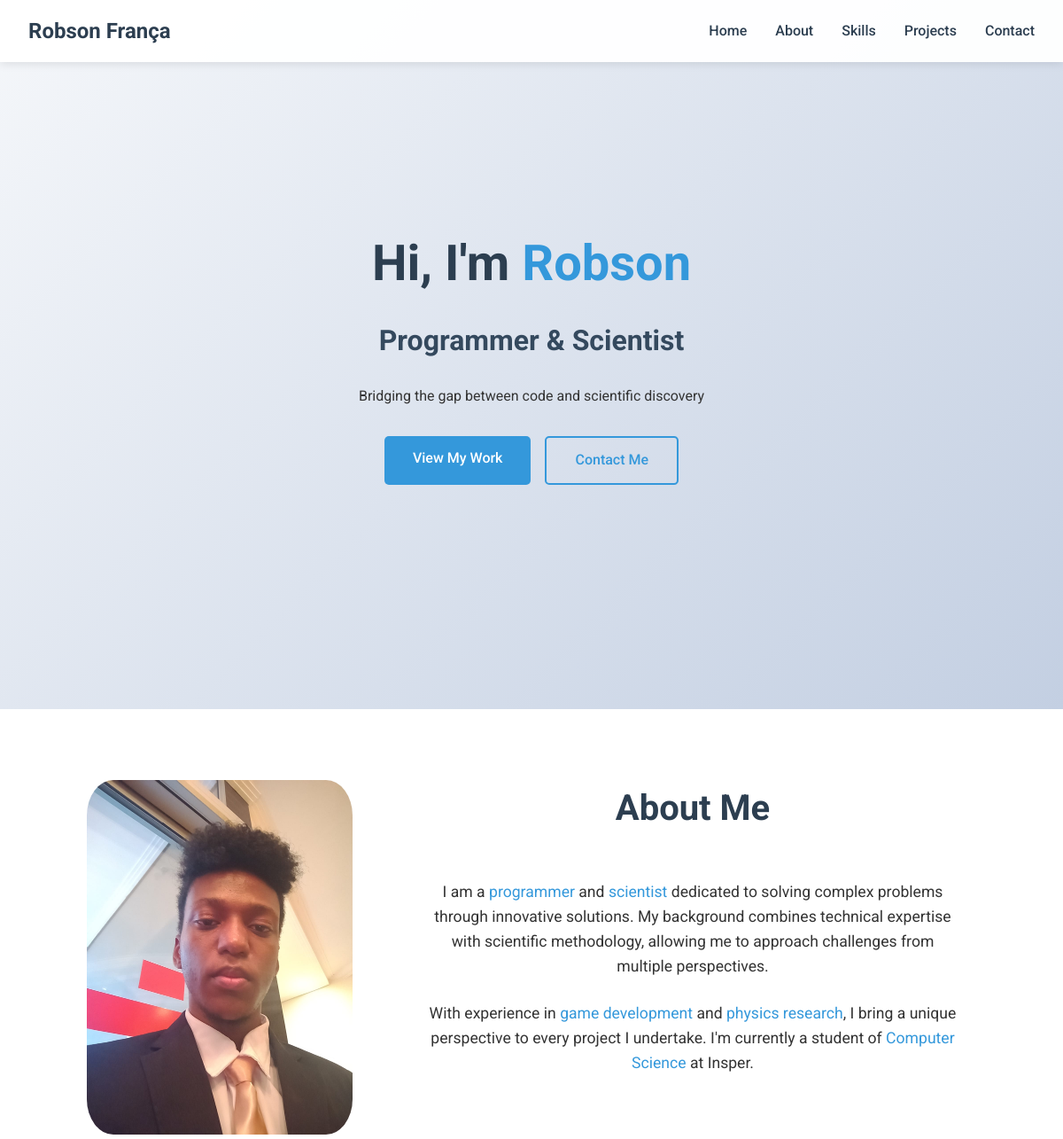
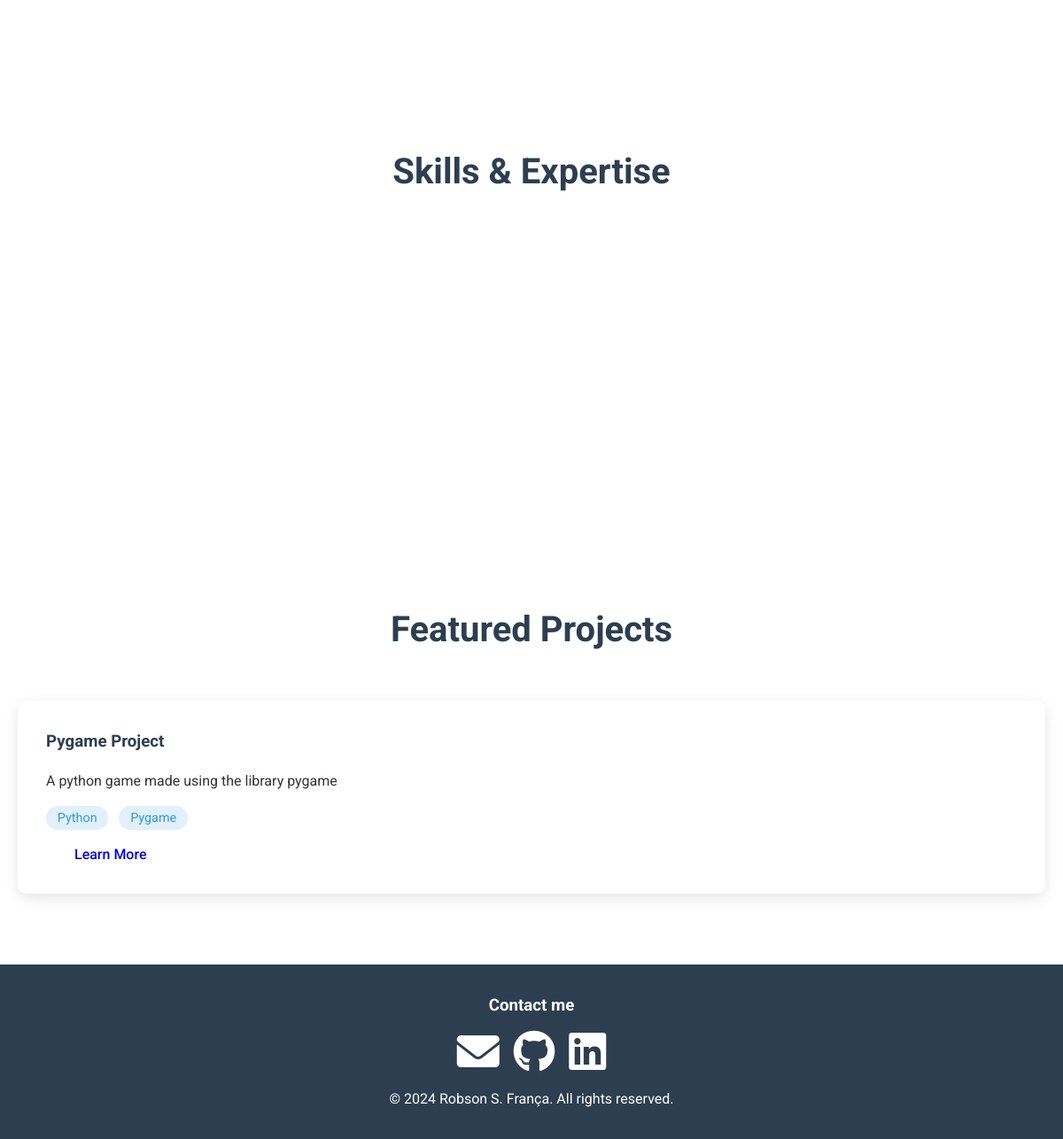
The page / on the database its author committed (2 pictures, top to bottom).
### main_page/models.py (models this page shows, shortened)
class Project(models.Model):
    title = models.CharField(max_length=100)
    description = models.TextField()
    skills = models.ManyToManyField(Skill)
    category = models.CharField(max_length=100)
    overview = models.TextField()
    technical_details = models.TextField()
    key_features = models.ManyToManyField(Feature)
    gallery = models.ImageField(upload_to='project_gallery/', null=True, blank=True)
    challenges_solution = models.TextField()
    results_impact = models.TextField()
    completed_date = models.DateField(default=timezone.now)

class Skill(models.Model):
    name = models.CharField(max_length=100)
    description = models.TextField()
    importance = models.IntegerField(default=0)

### main_page/views.py (the view)
# urls.py: path('', views.index, name='index'),
def index(request):
    projects = Project.objects.all()
    return render(request, 'main_page/index.html', {'projects': projects})

### main_page/templates/main_page/index.html (shortened to what this page needs)
{% extends "main_page/base.html" %}
{% load static %}
{% block content %}
    <nav class="navbar">
        <div class="nav-content">
            <div class="logo">Robson França</div>
            <ul class="nav-links">
                <li><a href="#home">Home</a></li>
                <li><a href="#about">About</a></li>
                <li><a href="#skills">Skills</a></li>
                <li><a href="#projects">Projects</a></li>
                <li><a href="#contact">Contact</a></li>
            </ul>
        </div>
    </nav>
    <section id="home" class="hero">
        <div class="hero-content">
            <h1>Hi, I'm <span class="highlight">Robson</span></h1>
            <h2>Programmer & Scientist</h2>
            <p>Bridging the gap between code and scientific discovery</p>
            <div class="cta-buttons">
                <a href="#projects" class="btn primary">View My Work</a>
                <a href="#contact" class="btn secondary">Contact Me</a>
            </div>
        </div>
    </section>
    <section id="about" class="about">
        <div class="container about-container">
            <div class="about-photo">
                <img class="about-photo" src="{% static 'main_page/images/profile.jpeg' %}" alt="Robson França">
            </div>
            <div class="container">
                <h2>About Me</h2>
                <div class="about-content">
                    <div class="about-text">
                        <p>I am a <span class="highlight">programmer</span> and <span class="highlight">scientist</span> dedicated to solving complex problems through innovative solutions. My background combines technical expertise with scientific methodology, allowing me to approach challenges from multiple perspectives.</p>
                        <p>With experience in <span class="highlight">game development</span> and <span class="highlight">physics research</span>, I bring a unique perspective to every project I undertake. I'm currently a student of <span class="highlight">Computer Science</span> at Insper.</p>
                    </div>
                </div>
            </div>
        </div>
    </section>
    <section id="skills" class="skills">
        <div class="container">
            <h2>Skills & Expertise</h2>
            <div class="skills-grid">
            </div>
        </div>
    </section>
    <section id="projects" class="projects">
        <div class="container">
            <h2>Featured Projects</h2>
            <div class="projects-grid">
                {% for project in projects %}
                <div class="project-card">
                    <h3>{{ project.title }}</h3>
                    <p>{{ project.description }}</p>
                    <div class="project-tags">
                        {% for skill in project.skills.all %}
                        <span>{{ skill.name }}</span>
                        {% endfor %}
                    </div>
                    <a href="/project-details/{{ project.id }}" class="btn">Learn More</a>
                </div>
                {% endfor %}
            </div>
        </div>
    </section>
    <footer>
    <div class="container">
        <h3>Contact me</h3>
        <div class="contact-container">
            <div class="social-links">
                <a href="mailto:robsonsf@al.insper.edu.br"><i class="fas fa-envelope"></i></a>
                <a href="https://github.com/VihOht" target="_blank"><i class="fab fa-github"></i></a>
                <a href="https://www.linkedin.com/in/robson-fran%C3%A7a-981276257/" target="_blank"><i class="fab fa-linkedin"></i></a>
            </div>
        </div>
    </div>
    <div class="container">
        <p>&copy; 2024 Robson S. França. All rights reserved.</p>
    </div>
</footer>
{% endblock %}

### main_page/static/main_page/css/base.css (style rules this page uses)
* { margin: 0; padding: 0; box-sizing: border-box; }
body { font-family: 'Roboto', sans-serif; line-height: 1.6; color: #333; }
.container { max-width: 1200px; margin: 0 auto; padding: 0 20px; }
.highlight { color: #3498db; }
.navbar { position: fixed; top: 0; width: 100%; background: rgba(255, 255, 255, 0.95); box-shadow: 0 2px 10px rgba(0, 0, 0, 0.1); z-index: 1000; }
.nav-content { display: flex; justify-content: space-between; align-items: center; padding: 1rem 2rem; max-width: 1200px; margin: 0 auto; }
.logo { font-size: 1.5rem; font-weight: 700; color: #2c3e50; }
.nav-links { display: flex; list-style: none; gap: 2rem; }
.nav-links a { text-decoration: none; color: #2c3e50; font-weight: 500; transition: color 0.3s ease; }
.hero { height: 100vh; display: flex; align-items: center; justify-content: center; text-align: center; background: linear-gradient(135deg, #f5f7fa 0%, #c3cfe2 100%); padding: 0 20px; }
.hero-content h1 { font-size: 3.5rem; margin-bottom: 1rem; color: #2c3e50; }
.hero-content h2 { font-size: 2rem; color: #34495e; margin-bottom: 1.5rem; }
.cta-buttons { display: flex; gap: 1rem; justify-content: center; margin-top: 2rem; }
.btn { padding: 0.8rem 2rem; border-radius: 5px; text-decoration: none; font-weight: 500; transition: all 0.3s ease; }
.btn.primary { background: #3498db; color: white; }
.btn.secondary { background: transparent; border: 2px solid #3498db; color: #3498db; }
section { padding: 5rem 0; }
section h2 { text-align: center; font-size: 2.5rem; margin-bottom: 3rem; color: #2c3e50; }
#about { display: flex; justify-content: center; }
.about-container { display: flex; max-width: 1200px; justify-content: space-between; gap: 4rem; }
.about-photo { max-width: 300px; border-radius: 10%; }
.about-content { max-width: 600px; margin: 0 auto; text-align: center; }
.about-text p { margin-bottom: 1.5rem; font-size: 1.1rem; }
.skills-grid { display: grid; grid-template-columns: repeat(auto-fit, minmax(250px, 1fr)); gap: 2rem; margin-top: 2rem; }
.projects-grid { display: grid; grid-template-columns: repeat(auto-fit, minmax(300px, 1fr)); gap: 2rem; }
.project-card { background: white; padding: 2rem; border-radius: 10px; box-shadow: 0 5px 15px rgba(0, 0, 0, 0.1); transition: transform 0.3s ease; }
.project-card h3 { color: #2c3e50; margin-bottom: 1rem; }
.project-tags { margin: 1rem 0; }
.project-tags span { background: #e1f0fa; color: #3498db; padding: 0.3rem 0.8rem; border-radius: 20px; font-size: 0.9rem; margin-right: 0.5rem; }
.social-links { display: flex; gap: 1rem; }
.social-links a { color: white; font-size: 3rem; transition: color 0.3s ease; }
.contact-container { display: flex; align-items: center; justify-content: center; }
footer { background: #2c3e50; color: white; padding: 2rem 0; text-align: center; }

### rows shown on the page
Project: title "Pygame Project", description "A python game made using the library pygame"
Skill: name "Python"
Skill: name "Pygame"
